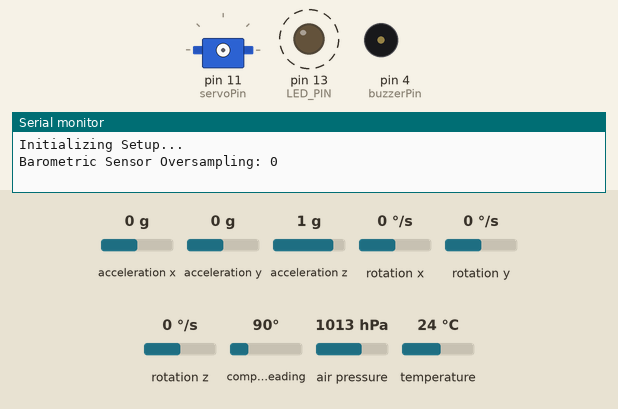
The sketch below on a simulated Arduino Uno, built for the host (arithmetic inside an expression is 32-bit, double 64-bit). Shown: servo, output pins drawn as LEDs (lit = HIGH), buzzer (waves = sounding, pin HIGH), the last lines printed to the serial monitor. Dashed ring = blinking. The inputs (shaded band) are chosen by the test bench; at power-on: temperature 24 °C, acceleration x 0 g, acceleration y 0 g, acceleration z 1 g, rotation x 0 °/s, rotation y 0 °/s, rotation z 0 °/s, compass heading 90°, air pressure 1013 hPa.

Above: at 0.1 s.
At 1.3 s:
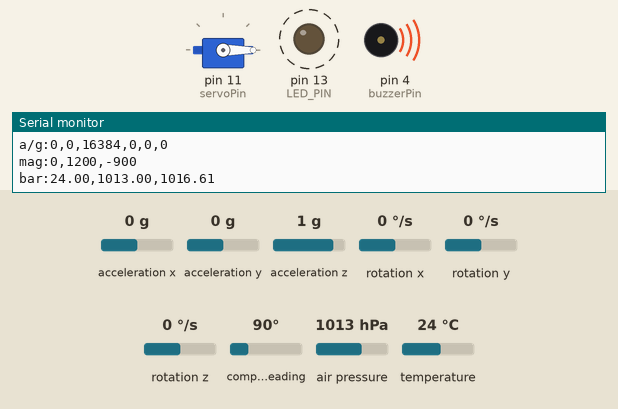
1.4 s: temperature set to 23.1 °C
At 1.75 s:
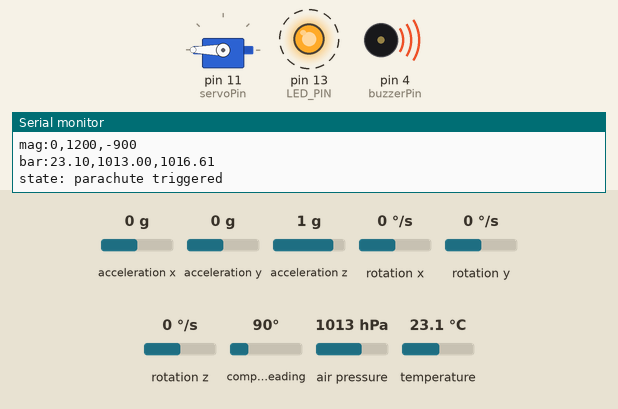
Timing chart, 0 to 10.4 s (numbered marks = the images above; inputs shaded):
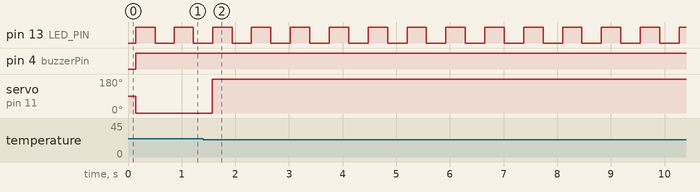

The sketch:

rocket.ino
```cpp
#include "Wire.h"
#include "I2Cdev.h"
#include "MPU6050.h"
#include "HMC5883L.h"
//ms5611 isn't included in I2cdev, so this is a standalone library
#include "MS5611.h"
#include <SoftwareSerial.h>
#include<Servo.h>

// Define NewSoftSerial TX/RX pins
uint8_t ssRX = 0;
uint8_t ssTX = 1;
SoftwareSerial xbee(ssRX, ssTX);

MPU6050 accelgyro;
HMC5883L magcompass;
MS5611 baropress;
Servo servo;


//accelgyro variables
int16_t ax, ay, az;
int16_t gx, gy, gz;
//magcompass variables
int16_t mx, my, mz;
//baropress variables
double myRealAltitude = 30;


const int buzzerPin = 4;

int servoPin = 11;
int nSwitch = 0;
int nAngle = 0;
static float prevSeaLevelPressure = 900000;
static float prevTemperature = 0;
bool parachuteState = false;

#define LED_PIN 13
bool blinkState = false;

void i2c_scanner(){
  Serial.println ("Scanning Devices ...");
  byte count = 0;

  for (byte i = 1; i < 120; i++)
  {
    //Serial.println(i);
    Wire.beginTransmission (i);
    if (Wire.endTransmission () == 0)
      {
      //Serial.println ("Found address: ");
      //Serial.print (i, HEX);
      //Serial.println (")");
      count++;
      delay (1);
      }
  }
  Serial.print ("Found ");
  Serial.print (count, DEC);
  Serial.println (" device(s).");
}

void setup() {
  Wire.begin();

  Serial.begin(38400);
  xbee.begin(38400);

  // initialize device
  Serial.println("Initializing Setup...");
  accelgyro.initialize();
  magcompass.initialize();

  // MS5611 is a little different
  while(!baropress.begin(MS5611_ULTRA_HIGH_RES))
  {
    //when not ms5611 is not found
    Serial.println("MS5611 is Not Found");
    delay(500);
  }

  // Check settings
  checkSettings();


  accelgyro.setI2CBypassEnabled(true);
  delay(10);
  accelgyro.setI2CMasterModeEnabled(false);
  delay(100);

  // verify connection
        Serial.println("Testing Connection...");
  Serial.println(accelgyro.testConnection() ? "MPU6050 Connected" : "MPU6050 Connection failed");
  Serial.println(magcompass.testConnection() ? "HMC5883L Connected" : "HMC5883L Connection failed");

  // wait for command
//  Serial.println(F("waiting: "));
//  while (Serial.available() && Serial.read()); // empty buffer
//  while (!Serial.available());                 // wait for data
//  while (Serial.available() && Serial.read()); // empty buffer again


  i2c_scanner();
        //mastermode status
  Serial.print ("Master Mode status: ");
  Serial.println(accelgyro.getI2CMasterModeEnabled());

  Serial.print ("Bypass status: ");
  Serial.println(accelgyro.getI2CBypassEnabled());

  //configure LED
  pinMode(LED_PIN, OUTPUT);
        pinMode(servoPin, OUTPUT);
        pinMode(buzzerPin, OUTPUT);
        servo.attach(servoPin);
}

void checkSettings()
{
  Serial.print("Barometric Sensor Oversampling: ");
  Serial.println(baropress.getOversampling());
}
void loop() {
 if(Serial.available()){
   nSwitch = Serial.read();
  }

  switch(nSwitch)
  {
    case '0':
    nAngle = 0;
    break;
    case'1':
    nAngle = 90;
    break;
    case'2':
    nAngle = 180;
    break;
  }


    // read raw accel/gyro measurements from device
    accelgyro.getMotion6(&ax, &ay, &az, &gx, &gy, &gz);
    magcompass.getHeading(&mx, &my, &mz);

    // Read true temperature & Pressure
    double realTemperature = baropress.readTemperature();
    double realPressure = baropress.readPressure();

    // Calculate sealevel pressure
    double seaLevelPressure = baropress.getSeaLevel(realPressure, myRealAltitude);

    // these methods (and a few others) are also available
    //accelgyro.getAcceleration(&ax, &ay, &az);
    //accelgyro.getRotation(&gx, &gy, &gz);

    Serial.print("a/g:");
    Serial.print(ax); Serial.print(",");
    Serial.print(ay); Serial.print(",");
    Serial.print(az); Serial.print(",");
    Serial.print(gx); Serial.print(",");
    Serial.print(gy); Serial.print(",");
    Serial.println(gz);
    Serial.print("mag:");
    Serial.print(mx); Serial.print(",");
    Serial.print(my); Serial.print(",");
    Serial.println(mz);
    Serial.print("bar:");
    Serial.print(realTemperature); Serial.print(",");
    Serial.print(realPressure/100); Serial.print(",");
    Serial.println(seaLevelPressure/100);

//    Serial.print("prevSeaLevelPressure"); Serial.println(prevSeaLevelPressure);
//    Serial.print("seaLevelPressure"); Serial.println(seaLevelPressure);

//    if(seaLevelPressure < prevSeaLevelPressure){
//      if((prevSeaLevelPressure-seaLevelPressure)>100){
//        prevSeaLevelPressure = seaLevelPressure;
//      }
//    }
//    if(seaLevelPressure > prevSeaLevelPressure){
//      if((seaLevelPressure-prevSeaLevelPressure)>200){
//        nAngle = 180;
//        parachuteState = true;
//      }
//    }
    if(realTemperature > prevTemperature){
      if((realTemperature-prevTemperature)>0.15){
        prevTemperature = realTemperature;
      }
    }
    if(realTemperature < prevTemperature){
      if((prevTemperature-realTemperature)>0.15){
        nAngle = 180;
        parachuteState = true;
      }
    }

  servo.write(nAngle);
  if (parachuteState){
    Serial.println("state: parachute triggered");
  }

  // blink LED to indicate activity
  blinkState = !blinkState;
  digitalWrite(LED_PIN, blinkState);

  if(blinkState){
  digitalWrite(buzzerPin, HIGH);
  }

  delay(350);
}
```

Measured:
- the behaviour switches between 23.9 and 23.8 °C on temperature (found by bisection; images 1 and 2)
- after the input at 1.4 s, servo on pin 11 (servoPin): 0° → 180° after 0.17 s
- by itself, pin 13 (LED_PIN): alternates HIGH for 0.36 s and LOW for 0.36 s
